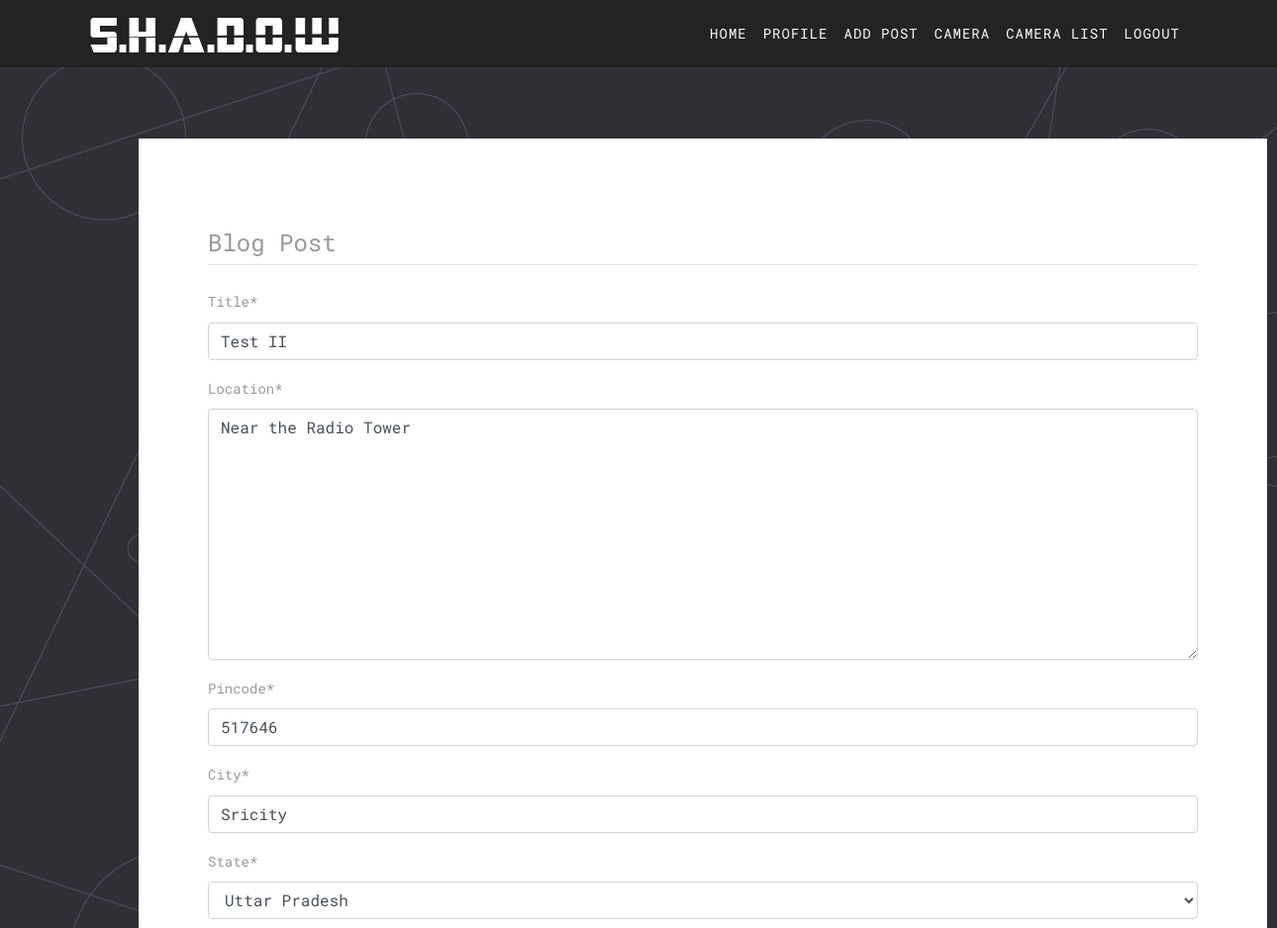
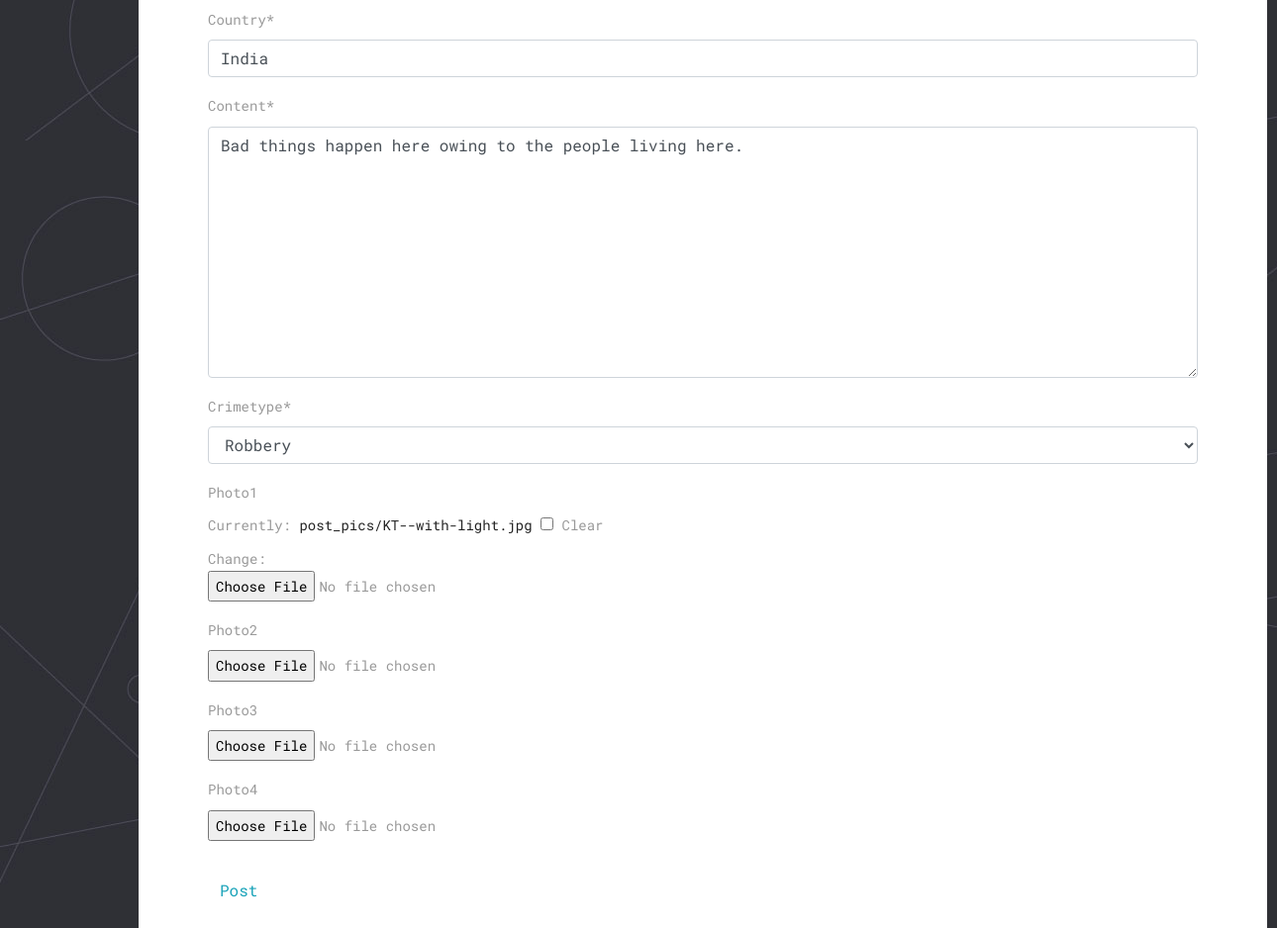
The page /post/37/update/ (signed in) on the database its author committed (2 pictures, top to bottom).
### blog/models.py (models this page shows, shortened)
class Post(models.Model):
    CRIMETYPE_CHOICES = (('White-Collar Crime','White-Collar Crime'),('Robbery','Robbery'),('Rape','Rape'),(' Murder',' Murder'),('Crimes Against Morality','Crimes Against Morality'),('Illegal goods','Illegal goods'))
    STATE_CHOICES = (("Select State","Select State"),("Andhra Pradesh","Andhra Pradesh"),("Arunachal Pradesh ","Arunachal Pradesh "),("Assam","Assam"),("Bihar","Bihar"),("Chhattisgarh","Chhattisgarh"),("Goa","Goa"),("Gujarat","Gujarat"),("Haryana","Haryana"),("Himachal Pradesh","Himachal Pradesh"),("Jammu and Kashmir ","Jammu and Kashmir "),("Jharkhand","Jharkhand"),("Karnataka","Karnataka"),("Kerala","Kerala"),("Madhya Pradesh","Madhya Pradesh"),("Maharashtra","Maharashtra"),("Manipur","Manipur"),("Meghalaya","Meghalaya"),("Mizoram","Mizoram"),("Nagaland","Nagaland"),("Odisha","Odisha"),("Punjab","Punjab"),("Rajasthan","Rajasthan"),("Sikkim","Sikkim"),("Tamil Nadu","Tamil Nadu"),("Telangana","Telangana"),("Tripura","Tripura"),("Uttar Pradesh","Uttar Pradesh"),("Uttarakhand","Uttarakhand"),("West Bengal","West Bengal"),("Andaman and Nicobar Islands","Andaman and Nicobar Islands"),("Chandigarh","Chandigarh"),("Dadra and Nagar Haveli","Dadra and Nagar Haveli"),("Daman and Diu","Daman and Diu"),("Lakshadweep","Lakshadweep"),("National Capital Territory of Delhi","National Capital Territory of Delhi"),("Puducherry","Puducherry"))
    title = models.CharField(max_length=100)
    crimetype = models.CharField(max_length=100, default='not provided', choices = CRIMETYPE_CHOICES)
    location = models.TextField(max_length=60)
    content = models.TextField(max_length=300)
    date_posted = models.DateTimeField(default=timezone.now)
    author = models.ForeignKey(User, on_delete=models.CASCADE)
    country = models.CharField(max_length=20, default="India")
    upvotes = models.ManyToManyField(User, related_name='upvotes', blank=True)
    downvotes = models.ManyToManyField(User, related_name='downvotes', blank=True)
    state = models.CharField(max_length=100, default='not provided', choices = STATE_CHOICES)
    city = models.CharField(max_length=20, default='not provided')
    pincode = models.CharField('Pincode', validators=[
                               MinLengthValidator(6)], max_length=6, default='not provided')
    photo1 = models.ImageField(upload_to='post_pics',
                               blank='True')
    photo2 = models.ImageField(upload_to='post_pics',
                               blank='True')
    photo3 = models.ImageField(upload_to='post_pics',
                               blank='True')
    photo4 = models.ImageField(upload_to='post_pics',
                               blank='True')

### blog/views.py (the view, shortened to what this page needs)
# urls.py: path('post/<int:pk>/update/', PostUpdateView.as_view(), name='post-update'),
class PostUpdateView(LoginRequiredMixin, UserPassesTestMixin, UpdateView):
    model = Post
    fields = ['title', 'location', 'pincode', 'city',
              'state', 'country', 'content', 'crimetype', 'photo1', 'photo2', 'photo3', 'photo4']
    def test_func(self):
        post = self.get_object()
        if self.request.user == post.author:
            return True
        return False

### blog/templates/blog/post_form.html (shortened to what this page needs)
{% load static %}
<!DOCTYPE html>
<html lang="en">
<link rel="stylesheet" href="{% static "css/bootstrap.min.css" %}">
<link rel="stylesheet" href="{% static "style.css" %}">
<link rel="stylesheet" href="{% static "css/responsive.css" %}">
<link rel="stylesheet" href="{% static "css/custom.css" %}">
</head>
<body id="page-top" class="politics_version">
	<nav class="navbar navbar-expand-lg navbar-dark fixed-top" id="mainNav" style="background-color: #242222">
		<div class="container">
			<a class="navbar-brand js-scroll-trigger" href="#page-top">
				<img class="img-fluid" src="{% static "images/test.png" %}" alt="" />
			</a>
			<div class="collapse navbar-collapse" id="navbarResponsive">
				<ul class="navbar-nav text-uppercase ml-auto">
					{% if user.is_authenticated %}
					<li class="nav-item">
						<a class="nav-link" href="{% url 'blog-home' %}">Home</a>
					</li>
					<li class="nav-item">
						<a class="nav-link" href="{% url 'profile' %}">Profile</a>
					</li>
					<li class="nav-item">
						<a class="nav-link" href="{% url 'post-create' %}">Add Post</a>
					</li>
					<li class="nav-item">
						<a class="nav-link" href="{% url 'register-camera' %}">Camera</a>
					</li>
					<li class="nav-item">
						<a class="nav-link" href="{% url 'cameraslist' %}">Camera List</a>
					</li>
					<li class="nav-item">
						<a class="nav-link" href="{% url 'logout' %}">Logout</a>
					</li>
					{% endif %}
				</ul>
			</div>
		</div>
	</nav>
	{% load crispy_forms_tags %}
	{% block content %}
	<div class="container" style="padding:5em;margin:10em;background-color: white;">
		<div class="content-section" style="margin-top:1em;">
			<form method="POST" enctype="multipart/form-data" id="personForm"
				data-cities-url="{% url 'ajax_load_cities' %}" novalidate>
				<fieldset class="form-group">
					<legend class="border-bottom mb-4"> Blog Post </legend>
					{{ form | crispy }}
				</fieldset>
				<div class="form-group">
					<button class="btn btn-outline-info" type="submit"> Post </button>
				</div>
			</form>
		</div>
	</div>
	{% endblock content %}
</body>
</html>

### blog/static/style.css (style rules this page uses)
body { color: #999999; font-size: 14px; font-family: 'Roboto Mono', monospace; line-height: 1.80857; }
html, body { height: 100%; }
a { color: #1f1f1f; text-decoration: none !important; outline: none !important; -webkit-transition: all .3s ease-in-out; -moz-transition: all .3s ease-in-out; -ms-transition: all .3s ease-in-out; -o-transition: all .3s ease-in-out; transition: all .3s ease-in-out; }
a { color: #222222; text-decoration: none; outline: none; }
a, .btn { text-decoration: none !important; outline: none !important; -webkit-transition: all .3s ease-in-out; -moz-transition: all .3s ease-in-out; -ms-transition: all .3s ease-in-out; -o-transition: all .3s ease-in-out; transition: all .3s ease-in-out; }
ul, li, ol { margin: 0px; list-style: none; padding: 0px; }
.navbar-dark .navbar-nav .nav-link { color: #ffffff; letter-spacing: 1px; font-size: 14px; position: relative; }
.navbar-dark .navbar-nav .nav-link::after { content: ''; width: 0; height: 3px; background: #ffffff; position: absolute; bottom: 0; left: 0; right: 0; text-align: center; margin: 0 auto; border-radius: 0px; -webkit-transition: all .5s; transition: all .5s; z-index: -1; }
.form-group { position: relative; }
.btn { border: 0 !important; }

### rows shown on the page
Post: title "Test II", location "Near the Radio Tower", pincode "517646", city "Sricity", state "Uttar Pradesh", country "India", content "Bad things happen here owing to the people living here.", crimetype "Robbery"
